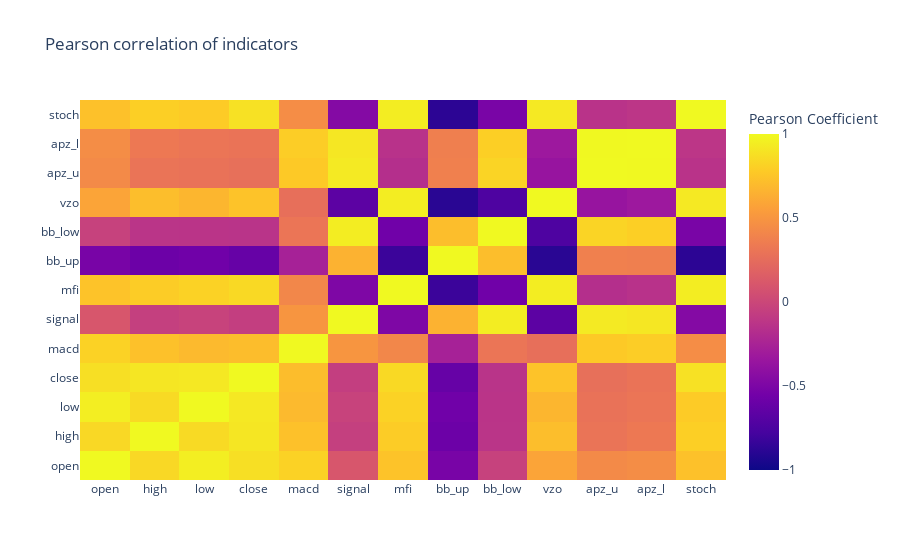

Source (notebook cell):
### Code cell
heatmap = go.Heatmap(
    z=n_indicators.iloc[-20:].corr(method='pearson').values,
    x=n_indicators.columns,
    y=n_indicators.columns,
    colorbar=dict(title='Pearson Coefficient'),
)

layout = go.Layout(title="Pearson correlation of indicators")

heatmap['zmax'] = 1.0
heatmap['zmin'] = -1.0

fig = go.Figure(data=[heatmap], layout=layout)
py.iplot(fig)

### Figure 1 — Plotly figure (JSON) as saved in the notebook; plotly's stock layout.template omitted (floating-point values rounded to 4 significant figures; data arrays with more than 128 entries replaced by an {"elided": "..."} marker saying what was removed)
{"data": [{"colorbar": {"title": {"text": "Pearson Coefficient"}}, "type": "heatmap", "x": ["open", "high", "low", "close", "macd", "signal", "mfi", "bb_up", "bb_low", "vzo", "apz_u", "apz_l", "stoch"], "y": ["open", "high", "low", "close", "macd", "signal", "mfi", "bb_up", "bb_low", "vzo", "apz_u", "apz_l", "stoch"], "z": {"elided": "13x13 float values"}, "zmax": 1, "zmin": -1}], "layout": {"title": {"text": "Pearson correlation of indicators"}}}
